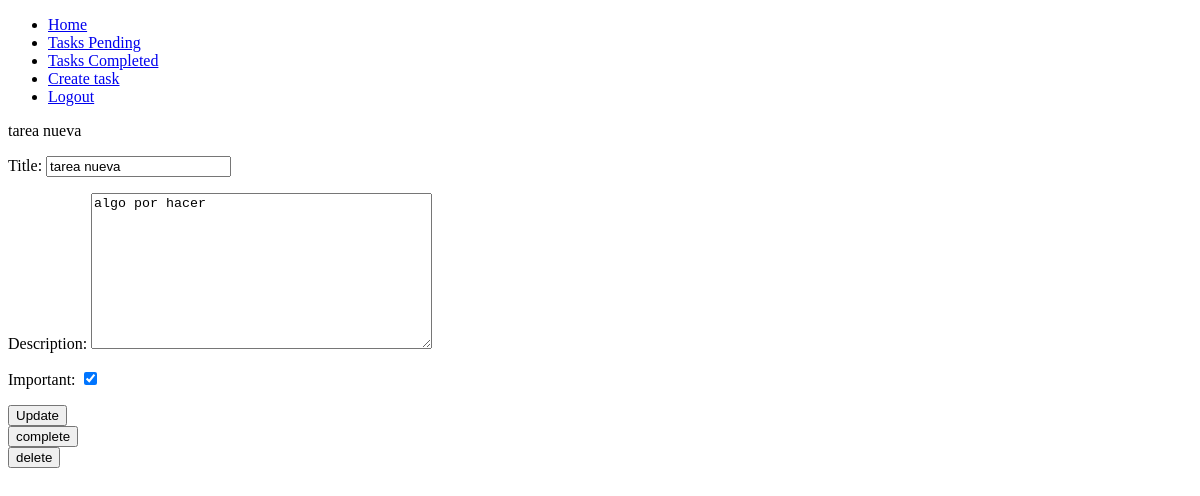
Before: /tasks/3/ (signed in) with the older database file.
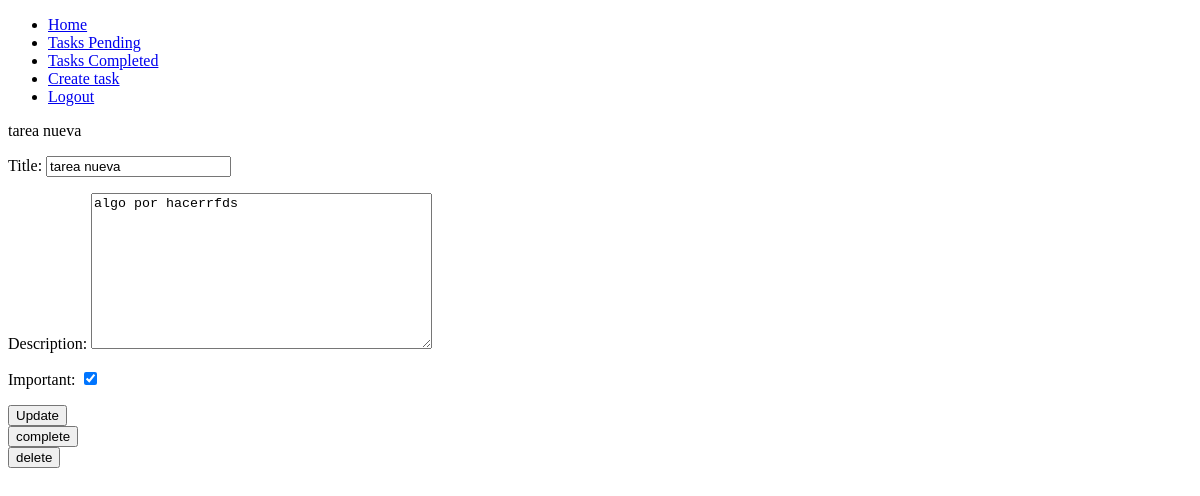
After: the same page with the newer database file.
### tasks/models.py (models this page shows, shortened)
class Task(models.Model):
    title = models.CharField(max_length=100)
    description = models.TextField(blank=True)
    created = models.DateTimeField(auto_now_add=True)
    datecompleted = models.DateTimeField(null=True, blank=True)
    important = models.BooleanField(default=False)
    user = models.ForeignKey(User, on_delete=models.CASCADE)

### tasks/views.py (the view, shortened to what this page needs)
# urls.py: path('tasks/<int:task_id>/', views.task_detail, name='task_detail'),
@login_required
def task_detail(request, task_id):
    if request.method == 'GET':
        task = get_object_or_404(Task, pk=task_id, user=request.user)
        form = TaskForm(instance=task)
        return render(request, 'task_detail.html', {
        'task': task,
        'form': form
        })

### tasks/forms.py
class TaskForm(ModelForm):
    class Meta:
        model = Task
        fields = ['title', 'description', 'important']

### tasks/templates/task_detail.html (shortened to what this page needs)
{% extends 'base.html' %}
{% block content %}
{{task.title}}
<form method="POST">
  {{form.as_p}}
  <button>
    Update
  </button>
</form>
<form action="{% url 'complete_task' task.id %}" method="POST">
  <button>
    complete
  </button>
</form>
<form action="{% url 'delete_task' task.id %}" method="POST">
  <button>
    delete
  </button>
</form>
{% endblock %}

### tasks/templates/base.html (shortened to what this page needs)
<!DOCTYPE html>
<html lang="en">
<head>
</head>
<body>
    <nav>
        <ul>
            <li>
                <a href="/">Home</a>
            </li>
            {% if user.is_authenticated %}
            <li>
                <a href="/tasks">Tasks Pending</a>
            </li>
            <li>
                <a href="/tasks_completed/">Tasks Completed</a>
            </li>
            <li>
                <a href="/tasks/create/">Create task</a>
            </li>
            <li>
                <a href="/logout">Logout</a>
            </li>
            {% endif %}
        </ul>
    </nav>
    {% block content %}
    {% endblock %}
</body>
</html>

Changed rows visible on the page:
changed Task "tarea nueva": description "algo por hacer" → "algo por hacerrfds"
